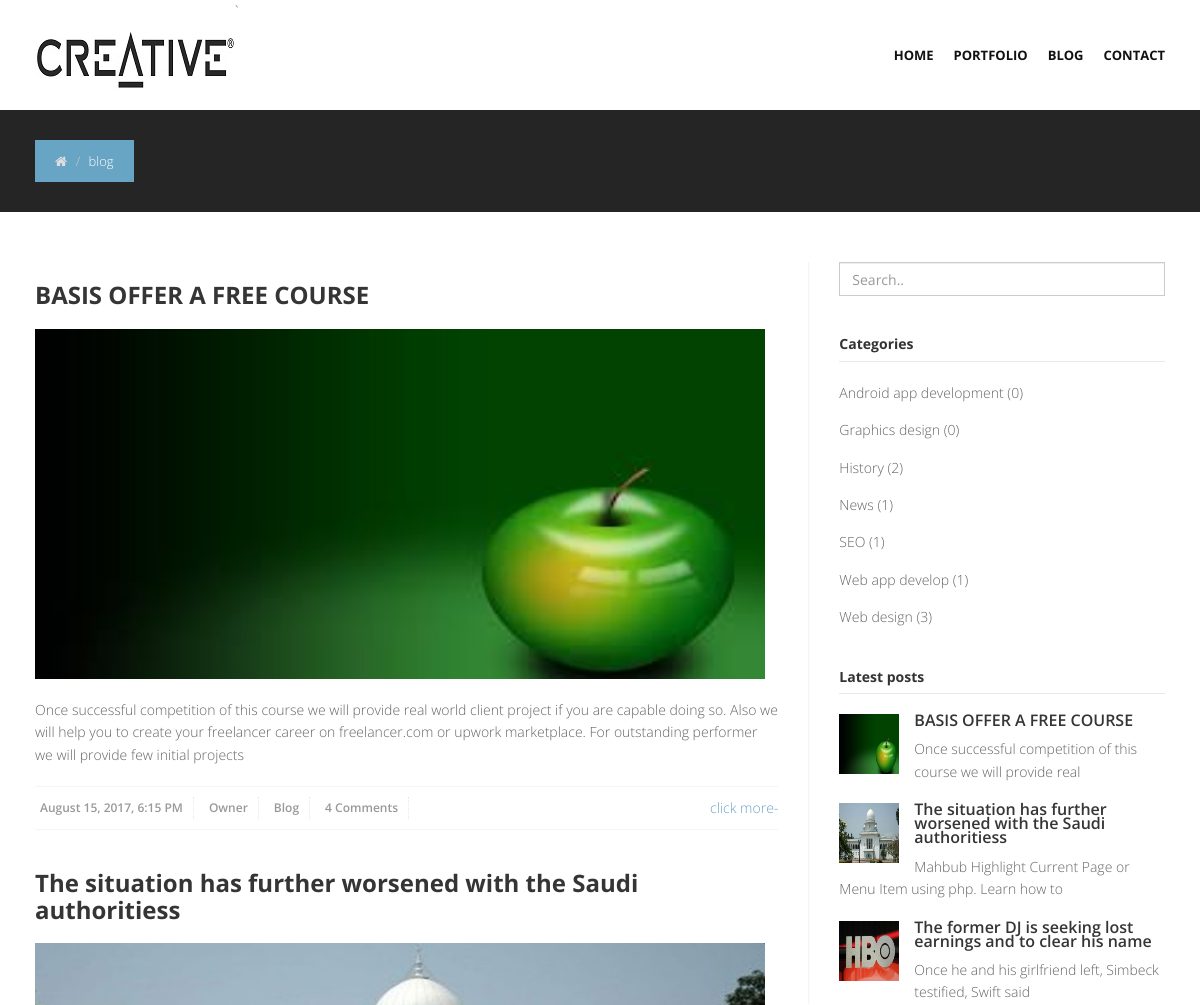
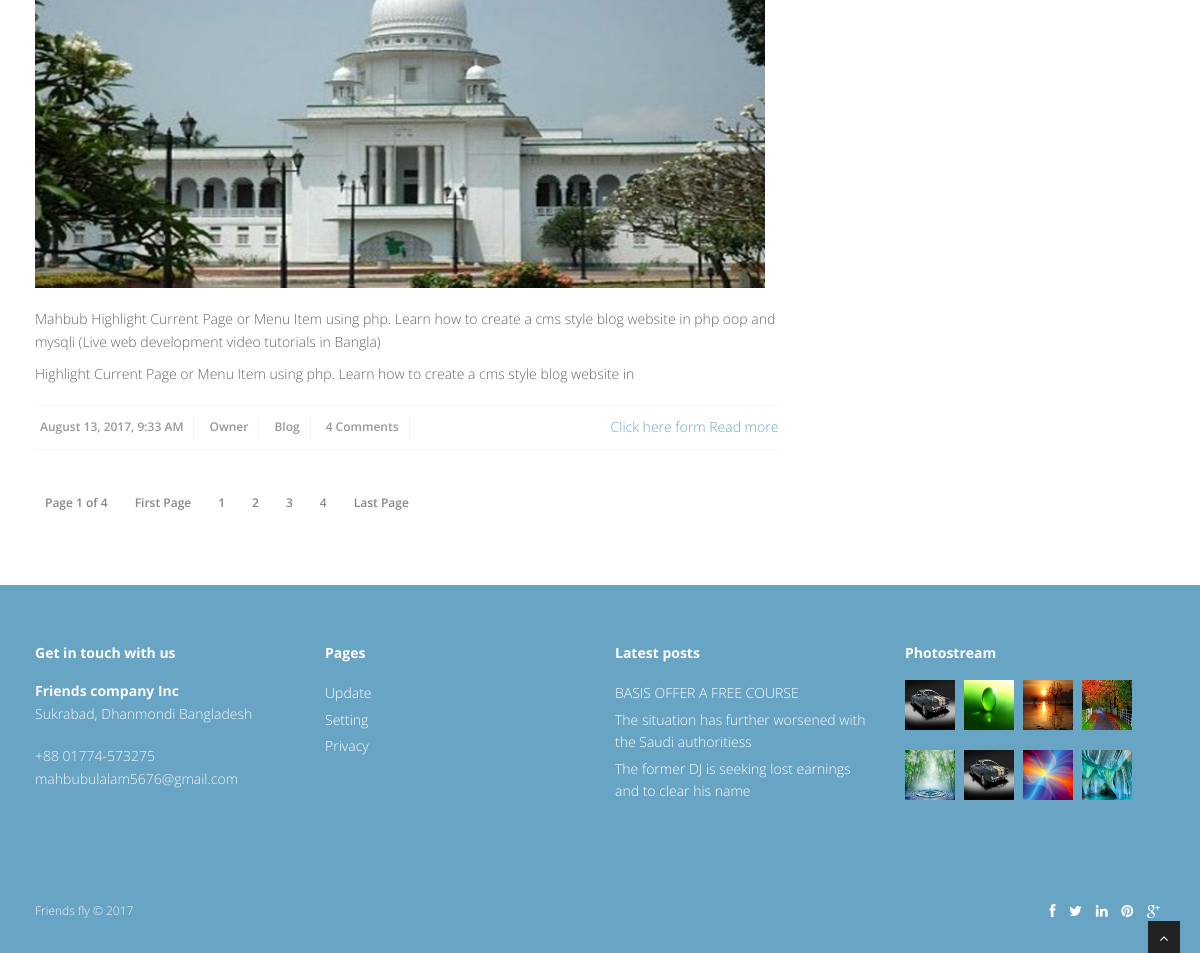
Screenshot of /blog.php with the database file from the repository (2 pictures, top to bottom).
### tables this page shows
CREATE TABLE `tbl_description` (
  `value` varchar(20) NOT NULL,
  `website_heading` varchar(100) NOT NULL,
  `companyName` varchar(40) NOT NULL,
  `companyAddress` varchar(70) NOT NULL,
  `companyPhone` varchar(35) NOT NULL,
  `companyEmail` varchar(35) NOT NULL,
  `copyright` varchar(30) NOT NULL,
  `facebookUrl` varchar(50) NOT NULL,
  `twitterUrl` varchar(50) NOT NULL,
  `linkedinUrl` varchar(50) NOT NULL,
  `pinterestUrl` varchar(50) NOT NULL,
  `googleplusUrl` varchar(50) NOT NULL,
  `websiteLogo` varchar(100) NOT NULL,
  `companyOwner` varchar(50) NOT NULL
);

CREATE TABLE `tbl_menu` (
  `menuId` int(11) NOT NULL,
  `menuName` varchar(50) NOT NULL,
  `menuUrl` varchar(60) NOT NULL,
  `menuUploaderId` int(3) NOT NULL,
  `menuStatus` int(2) NOT NULL,
  `menuUploadeDate` timestamp NOT NULL DEFAULT CURRENT_TIMESTAMP,
  `menuPosition` int(3) DEFAULT NULL
);

CREATE TABLE `tbl_post` (
  `post_postId` int(11) NOT NULL,
  `post_postTitle` varchar(150) NOT NULL,
  `post_postDetails` text NOT NULL,
  `post_categoryId` int(11) NOT NULL,
  `post_postButtonText` varchar(40) NOT NULL,
  `post_postUploader` varchar(50) NOT NULL,
  `post_postUploaderId` int(5) NOT NULL,
  `post_postImage` varchar(255) NOT NULL,
  `post_postUploadeDate` timestamp NOT NULL DEFAULT CURRENT_TIMESTAMP,
  `post_postComment` int(5) NOT NULL,
  `post_postStatus` tinyint(2) NOT NULL
);

CREATE TABLE `tbl_post_category` (
  `post_categoryId` int(11) NOT NULL,
  `post_categoryName` varchar(60) NOT NULL,
  `post_categoryStatus` tinyint(2) NOT NULL,
  `post_categoryCreationDate` timestamp NOT NULL DEFAULT CURRENT_TIMESTAMP
);

CREATE TABLE `tbl_pageandfeature` (
  `pId` int(11) NOT NULL,
  `pTitle` varchar(110) NOT NULL,
  `pIconClass` varchar(40) NOT NULL,
  `pDetails` text NOT NULL,
  `pCategory` int(11) NOT NULL,
  `pStatus` int(11) NOT NULL,
  `pUploaderId` int(11) NOT NULL,
  `pUploaderName` varchar(25) NOT NULL,
  `pUploadedDate` timestamp NOT NULL DEFAULT CURRENT_TIMESTAMP
);

CREATE TABLE `tbl_gallery` (
  `galleryId` int(11) NOT NULL,
  `galleryImage` varchar(255) NOT NULL,
  `galleryURL` varchar(120) NOT NULL,
  `galleryImageUploadeTime` timestamp NOT NULL DEFAULT CURRENT_TIMESTAMP,
  `galleryUploaderId` int(3) NOT NULL,
  `galleryUploaderName` varchar(30) NOT NULL
);

### functions/function.php (called while the page is built, shortened)
<?php
    function getHeader(){
        require_once "inc/header.php";
    }
    function getBread(){
            require_once "inc/bread.php";
        }
    function getFooter(){
            require_once "inc/footer.php";
        }
    function getPart($addPart){
            include_once "inc/".$addPart;
        }
    function textShorten($text,$limit){
        $text = substr($text,0,$limit);
        $text = substr($text,0,strrpos($text,' '));
        return $text;
    }
    function formatDate($date){
         return date('F j, Y, g:i A',strtotime($date));
     }
?>

### blog.php (the view, shortened to what this page needs)
<?php require_once "functions/function.php";?>
<?php  getHeader(); ?>
	<section id="content">
	<div class="container">
		<div class="row">
			<div class="col-lg-8">
			<?php
				$perPage = 2;
				if(isset($_GET['pageNumber'])){
					$pageNumber = $_GET['pageNumber'];
				}else{
					$pageNumber = 1;
				}
				$startPage = ($pageNumber-1)*$perPage;
			?>
			 <?php
               $postQuery = "SELECT * FROM tbl_post WHERE post_postStatus='2' order by post_postId DESC LIMIT $startPage,$perPage";
               $postResult = mysqli_query($con,$postQuery);
               if($postResult){
                  while($post = $postResult->fetch_array()){
                      extract($post);
             ?>
				<article>
						<div class="post-image">
							<div class="post-heading">
								<h3><a href="postView.php?postViewId=<?=$post_postId;?>"><?=$post_postTitle;?></a></h3>
							</div>
							<img src="Admin/uploads/postImage/<?=$post_postImage;?>" alt="" style="width:730px;height:350px;"/>
						</div>
						<p><?=textShorten($post_postDetails,280);?></p>
						<div class="bottom-article">
							<ul class="meta-post">
								<li><i class="icon-calendar"></i><a href="#"> <?=formatDate($post_postUploadeDate);?></a></li>
								<li><i class="icon-user"></i><a href="#"> <?=$post_postUploader;?></a></li>
								<li><i class="icon-folder-open"></i><a href="#"> Blog</a></li>
								<li><i class="icon-comments"></i><a href="#">4 Comments</a></li>
							</ul>
							<a href="postView.php?postViewId=<?=$post_postId;?>" class="pull-right"><?=$post_postButtonText;?> <i class="icon-angle-right"></i></a>
						</div>
				</article>
				<?php } }else{echo "Not post here";}?>
				<div id="pagination">
										<?php
               $query = "SELECT * FROM tbl_post WHERE post_postStatus='2'";
                   $result = mysqli_query($con,$query);
                    $total_rows = mysqli_num_rows($result);
                    $total_pages = ceil($total_rows/$perPage);
					echo "<span class='all'>Page {$pageNumber} of {$total_pages}</span>";
                    echo "<a href='blog.php?pageNumber=1'>First Page</a>";
            for($i=1;$i<=$total_pages;$i++):?>
               <a href="blog.php?pageNumber=<?=$i;?>" <?php if(isset($_GET['pageNumber'])){
				echo ($_GET['pageNumber']== $i)?"style='background-color:#F53209'":"";
			   }
			   ?>><?=$i;?></a>
            <?php endfor;
                echo "<a href='blog.php?pageNumber=$total_pages'>"."Last Page</a>";
            ?>
				</div>
			</div>
			<div class="col-lg-4">
				<aside class="right-sidebar">
				<div class="widget">
					<form class="form-search" action="searchView.php" method="post">
						<input class="form-control" name="searchValue" type="text" placeholder="Search..">
					</form>
				</div>
                    <?php getPart("postCategory.php"); ?>
                    <?php getPart("postLatest.php"); ?>
<?php getFooter(); ?>

### inc/header.php (shortened to what this page needs)
<!DOCTYPE html>
<html lang="en">
<head>
<link href="css/bootstrap.min.css" rel="stylesheet" />
<link href="css/fancybox/jquery.fancybox.css" rel="stylesheet">
<link href="css/jcarousel.css" rel="stylesheet" />
<link href="css/flexslider.css" rel="stylesheet" />
<link href="css/style.css" rel="stylesheet" />
<link href="skins/default.css" rel="stylesheet" />
</head>
<body>
<div id="wrapper">
	<header>
        <div class="navbar navbar-default navbar-static-top">
            <div class="container">
                <div class="navbar-header">
                    <?php
                    global $con;
                    $query = "SELECT websiteLogo FROM tbl_description WHERE value='logo'";
                        $logoResult = mysqli_query($con,$query);
                        $result = mysqli_fetch_array($logoResult);
                    ?>`
                    <a class="navbar-brand" href="index.php"><img src="Admin/uploads/<?=$result['websiteLogo'];?>" alt="" style="height: 60px;width: 200px;"></a>
                </div>
                <div class="navbar-collapse collapse ">
                    <ul class="nav navbar-nav">
                       <?php
                            $query = "SELECT * FROM tbl_menu where menuStatus='2' ORDER BY menuPosition ASC";
                            $result = mysqli_query($con,$query)->fetch_all(MYSQLI_ASSOC);
                            if($result){
                                foreach($result as $menu){
                         ?>
                        <li><a href="<?=$menu['menuUrl'];?>"><?=$menu['menuName'];?></a></li>
                        <?php } } ?>
                    </ul>
                </div>
            </div>
        </div>
	</header>

### inc/postCategory.php
<div class="widget">
    <h5 class="widgetheading">Categories</h5>
    <ul class="cat">
        <?php
        global $con;
        $catQuery = "SELECT * FROM tbl_post_category WHERE post_categoryStatus='2' ORDER BY post_categoryName";
        $result = mysqli_query($con,$catQuery);
        $fetchResult = mysqli_fetch_all($result);
        if($fetchResult){
            foreach($result as $category){
                $inCatId = $category['post_categoryId'];
                $postCountQuery = "SELECT post_postId from tbl_post where post_categoryId='$inCatId'";
                $countResult = mysqli_query($con,$postCountQuery);
                $count = mysqli_num_rows($countResult);
                ?>
                <li><i class="icon-angle-right"></i><a href="postView.php?catId=<?=$category['post_categoryId'];?>"><?=$category['post_categoryName'];?></a><span> (<?=$count;?>)</span></li>
            <?php } }else{
            echo "No category found!";
        } ?>
    </ul>
</div>

### inc/postLatest.php
<div class="widget">
    <h5 class="widgetheading">Latest posts</h5>
    <ul class="recent">
        <?php
        global $con;
        $postQuery = "SELECT * FROM tbl_post WHERE post_postStatus='2' ORDER BY post_postId DESC LIMIT 3";
        $postResult = mysqli_query($con,$postQuery);
        if($postResult){
            while($post = $postResult->fetch_array()){
                extract($post);
                ?>
                <li>
                    <a href="#"><img src="Admin/uploads/postImage/<?=$post_postImage;?>" class="pull-left" alt="" style="width:60px;height:60px;"/></a>
                    <h6><a href="postView.php?postViewId=<?=$post_postId;?>"><?=$post_postTitle;?></a></h6>
                    <p>
                        <?=textShorten($post_postDetails,70);?>
                    </p>
                </li>
            <?php } } ?>
    </ul>
</div>
</aside>
</div>
</div>
</div>
</section>

### inc/footer.php (shortened to what this page needs)
	<footer>
	<div class="container">
		<div class="row">
			<div class="col-lg-3">
				<div class="widget">
					<h5 class="widgetheading">Get in touch with us</h5>
					<?php
                         global $con;
                         $query = "SELECT * FROM tbl_description WHERE value='company_details' or value='copyright' or value='social_url'";
                         $adminResult = mysqli_query($con,$query);
                         if($adminResult){
                             $result = mysqli_fetch_array($adminResult);
                             extract($result);
                    ?>
					<address>
					<strong><?=$companyName;?></strong><br>
					 <?=$companyAddress;?> </address>
					<p>
						<i class="icon-phone"></i> <?=$companyPhone;?> <br>
						<i class="icon-envelope-alt"></i> <?=$companyEmail;?>
					</p>
					<?php } ?>
				</div>
			</div>
			<div class="col-lg-3">
				<div class="widget">
					<h5 class="widgetheading">Pages</h5>
					<ul class="link-list">
                        <?php
                            $query = "SELECT * FROM tbl_pageandfeature WHERE pStatus='2' and pCategory='2' ORDER BY pId DESC LIMIT 4";
                            $result = mysqli_query($con,$query)->fetch_all(MYSQLI_ASSOC);
                            if($result){
                                foreach($result as $page){
                                extract($page);
                        ?>
						<li><a href="postView.php?pageId=<?=$pId;?>"><?=$pTitle;?></a></li>
						<?php } } ?>
					</ul>
				</div>
			</div>
			<div class="col-lg-3">
				<div class="widget">
					<h5 class="widgetheading">Latest posts</h5>
					<ul class="link-list">
					    <?php
                           $postQuery = "SELECT * FROM tbl_post WHERE post_postStatus='2' ORDER BY post_postId DESC LIMIT 3";
                           $postResult = mysqli_query($con,$postQuery);
                           if($postResult){
                              while($post = $postResult->fetch_array()){
                                  extract($post);
                         ?>
						<li><a href="postView.php?postViewId=<?=$post_postId;?>"><?=$post_postTitle;?></a></li>
						<?php } }else{echo "";} ?>
					</ul>
				</div>
			</div>
			<div class="col-lg-3">
				<div class="widget">
					<h5 class="widgetheading">Photostream</h5>
					<div class="flickr_badge">
						<ul class="gallery">
                            <?php
                               $galleryQuery = "SELECT * FROM tbl_gallery ORDER BY galleryId DESC LIMIT 8";
                               $galleryResult = mysqli_query($con,$galleryQuery);
                               if($galleryResult){
                                  while($gallery = $galleryResult->fetch_array()){
                                      extract($gallery);
                             ?>
						    <li><a href="<?=$galleryURL;?>" title="Facebook <?=$galleryUploaderName;?>"><img src="Admin/uploads/galleryImage/<?=$galleryImage;?>" alt=""></a></li>
						    <?php } }else{echo "";} ?>
						</ul>
					</div>
				</div>
			</div>
		</div>
	</div>
	<div id="sub-footer">
		<div class="container">
			<div class="row">
				<div class="col-lg-6">
					<div class="copyright">
					    <?php
                         $query = "SELECT * FROM tbl_description WHERE value='copyright'";
                         $cResult = mysqli_query($con,$query);
                         if($cResult){
                             $result = mysqli_fetch_array($cResult);
                             extract($result);
                    ?>
						<p>
                            <span><?=$copyright." ".'&copy;'." ".date("Y");?>
						</p>
						<?php } ?>
					</div>
				</div>
				<div class="col-lg-6">
					<ul class="social-network">
					<?php
                         $query = "SELECT * FROM tbl_description WHERE value='social_url'";
                         $sResult = mysqli_query($con,$query);
                         if($sResult){
                             $result = mysqli_fetch_array($sResult);
                             extract($result);
                    ?>
						<li><a href="<?=$facebookUrl;?>" data-placement="top" title="Facebook"><i class="fa fa-facebook"></i></a></li>
						<li><a href="<?=$twitterUrl;?>" data-placement="top" title="Twitter"><i class="fa fa-twitter"></i></a></li>
						<li><a href="<?=$linkedinUrl;?>" data-placement="top" title="Linkedin"><i class="fa fa-linkedin"></i></a></li>
						<li><a href="<?=$pinterestUrl;?>" data-placement="top" title="Pinterest"><i class="fa fa-pinterest"></i></a></li>
						<li><a href="<?=$googleplusUrl;?>" data-placement="top" title="Google plus"><i class="fa fa-google-plus"></i></a></li>
					</ul>
					<?php } ?>
				</div>
			</div>
		</div>
	</div>
	</footer>
</div>
<a href="#" class="scrollup"><i class="fa fa-angle-up active"></i></a>
</body>
</html>

### rows the page displays
tbl_description: websiteLogo (picture)
tbl_menu: menuName "HOME"
tbl_menu: menuName "PORTFOLIO"
tbl_menu: menuName "BLOG"
tbl_menu: menuName "CONTACT"
tbl_post: post_postTitle "BASIS OFFER A FREE COURSE", post_postImage (picture), post_postDetails "Once successful competition of this course we will provide real world client project if you are capable doing so. Also we will help you to create your freelancer career on freelancer.com or upwork marketplace. For outstanding performer we will provide few initial projects", post_postUploadeDate "August 15, 2017, 6:15 PM", post_postUploader "Owner", post_postButtonText "click more-", post_postDetails "Once successful competition of this course we will provide real"
tbl_post: post_postTitle "The situation has further worsened with the Saudi authoritiess", post_postImage (picture), post_postDetails "Mahbub Highlight Current Page or Menu Item using php. Learn how to create a cms style blog website in php oop and mysqli (Live web development video tutorials in Bangla) Highlight Current Page or Menu Item using php. Learn how to create a cms style blog website in", post_postUploadeDate "August 13, 2017, 9:33 AM", post_postUploader "Owner", post_postButtonText "Click here form Read more", post_postDetails "Mahbub Highlight Current Page or Menu Item using php. Learn how to"
tbl_post_category: post_categoryName "Android app development", count "0"
tbl_post_category: post_categoryName "Graphics design", count "0"
tbl_post_category: post_categoryName "History", count "2"
tbl_post_category: post_categoryName "News", count "1"
tbl_post_category: post_categoryName "SEO", count "1"
tbl_post_category: post_categoryName "Web app develop", count "1"
tbl_post_category: post_categoryName "Web design", count "3"
tbl_post: post_postImage (picture), post_postTitle "The former DJ is seeking lost earnings and to clear his name", post_postDetails "Once he and his girlfriend left, Simbeck testified, Swift said"
tbl_description: companyName "Friends company Inc", companyAddress "Sukrabad, Dhanmondi Bangladesh", companyPhone "+88 01774-573275", companyEmail "mahbubulalam5676@gmail.com"
tbl_pageandfeature: pTitle "Update"
tbl_pageandfeature: pTitle "Setting"
tbl_pageandfeature: pTitle "Privacy"
tbl_gallery: galleryImage (picture)
tbl_gallery: galleryImage (picture)
tbl_gallery: galleryImage (picture)
tbl_gallery: galleryImage (picture)
tbl_gallery: galleryImage (picture)
tbl_gallery: galleryImage (picture)
tbl_gallery: galleryImage (picture)
tbl_gallery: galleryImage (picture)
tbl_description: copyright "Friends fly"

### other values shown
getCurrentPage() "blog"
$pageNumber "1"
$total_pages "4"
